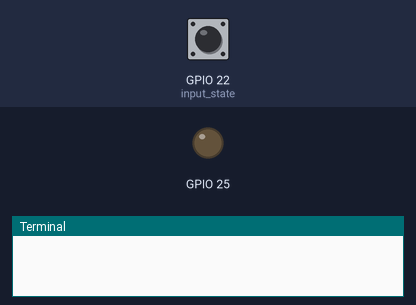
This program was run on a simulated Raspberry Pi (BCM pin numbers). Parts: output pins drawn as LEDs (lit = HIGH), the last lines printed to the terminal. The test bench sets the inputs (shaded band); at power-on: GPIO 22 (input_state) HIGH.

Above: at 1.2 s.
1.3 s: GPIO 22 (input_state) pulled LOW for 0.15 s
At 1.4 s:
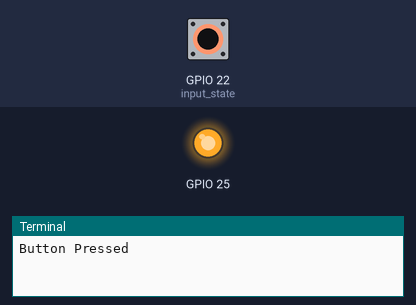
3.0 s: GPIO 22 (input_state) pulled LOW for 3.2 s
At 6.7 s:
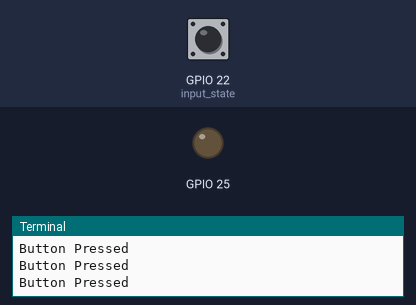
Timing chart, 0 to 8.2 s (numbered marks = the images above; inputs shaded):
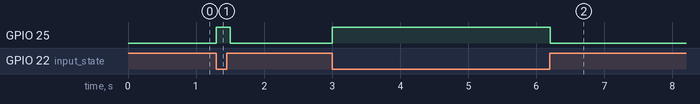

The program:

touch.py
```python
#!/usr/bin/env python

import RPi.GPIO as GPIO
import time

GPIO.setmode(GPIO.BCM)

GPIO.setup(22, GPIO.IN, pull_up_down=GPIO.PUD_UP)
GPIO.setup(25, GPIO.OUT)

while True:
    input_state = GPIO.input(22)
    #led = GPIO.output(25)
    GPIO.output(25, False)
    if input_state == False:
        GPIO.output(25, True)
        print('Button Pressed')
        time.sleep(0.2)
```

Measured:
- after the input at 1.3 s, GPIO 25: LOW → HIGH at once, → LOW 0.20 s later
- after the input at 3.0 s, GPIO 25: LOW → HIGH at once, → LOW 3.2 s later
